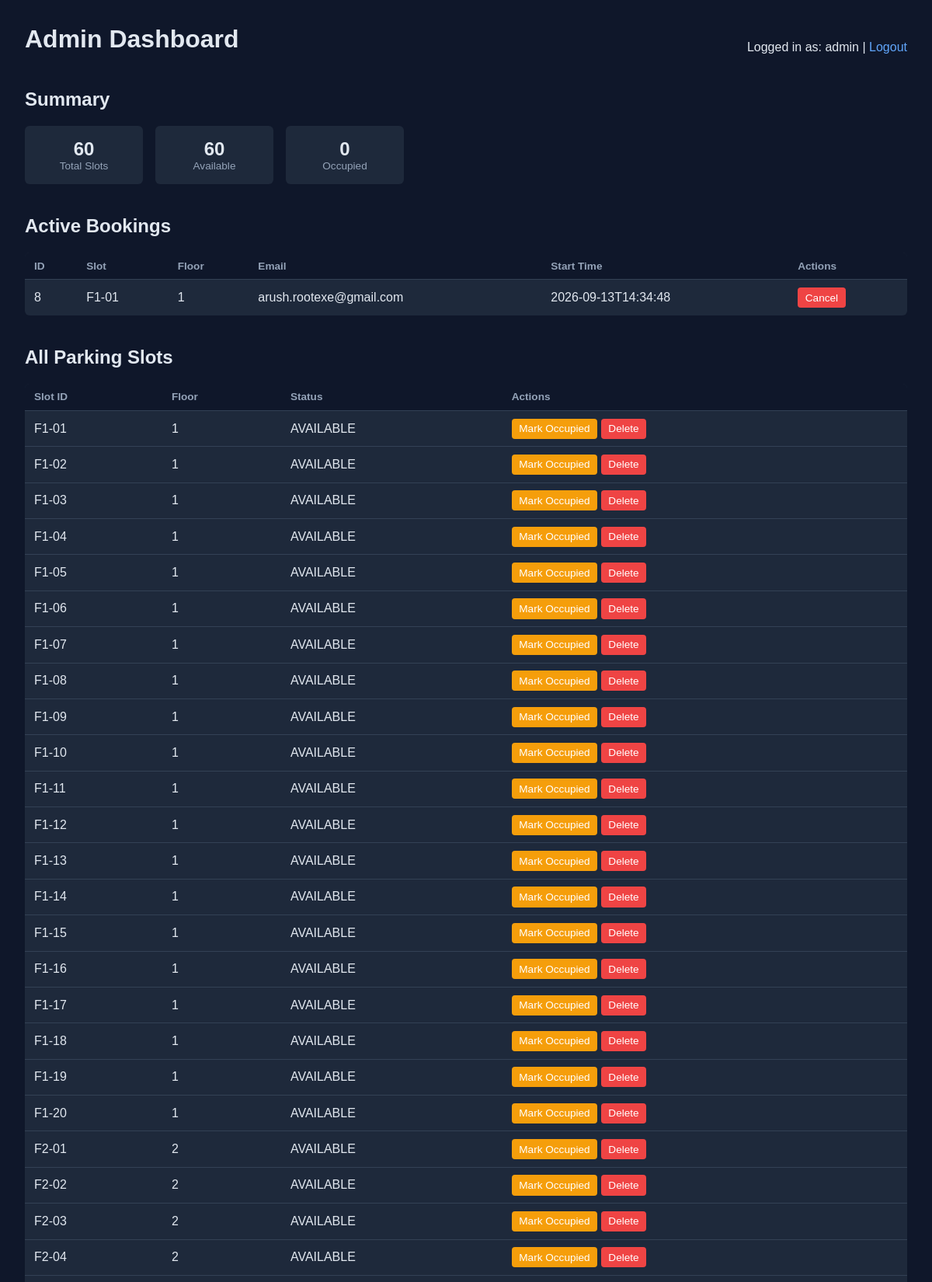
/admin (signed in, upper part), run on the app's committed database.
### tables this page shows
CREATE TABLE parking_sessions (

            id INTEGER PRIMARY KEY AUTOINCREMENT,

            token TEXT UNIQUE NOT NULL,

            email TEXT NOT NULL,

            slot_id TEXT NOT NULL,

            floor INTEGER NOT NULL,

            start_time TEXT NOT NULL,

            exit_time TEXT,

            status TEXT NOT NULL DEFAULT 'ACTIVE'

        );

CREATE TABLE parking_slots (

            id TEXT PRIMARY KEY,

            floor INTEGER NOT NULL,

            status TEXT NOT NULL DEFAULT 'AVAILABLE'

        );

### app.py (the view)
@app.route("/admin")
@require_admin
def admin_dashboard():
    conn = get_db_dict()
    total = conn.execute("SELECT COUNT(*) AS c FROM parking_slots").fetchone()["c"]
    available = conn.execute(
        "SELECT COUNT(*) AS c FROM parking_slots WHERE status = 'AVAILABLE'"
    ).fetchone()["c"]
    occupied = total - available
    active_sessions = conn.execute("""
        SELECT *
        FROM parking_sessions
        WHERE status = 'ACTIVE'
        ORDER BY start_time DESC
    """).fetchall()
    all_slots = conn.execute("""
        SELECT *
        FROM parking_slots
        ORDER BY floor, id
    """).fetchall()
    conn.close()
    return render_template(
        "admin.html",
        total=total,
        available=available,
        occupied=occupied,
        active_sessions=active_sessions,
        all_slots=all_slots,
    )

### app.py (called while the page is built)
def is_admin_logged_in():
    return session.get("admin_logged_in") is True

def require_admin(f):
    from functools import wraps
    @wraps(f)
    def decorated(*args, **kwargs):
        if not is_admin_logged_in():
            return redirect(url_for("admin_login"))
        return f(*args, **kwargs)
    return decorated

def get_db_dict():
    conn = sqlite3.connect(DATABASE)
    conn.row_factory = sqlite3.Row
    return conn

### templates/admin.html (shortened to what this page needs)
<!DOCTYPE html>
<html lang="en">
<head>
</head>
<body>
    <div class="header">
        <h1>Admin Dashboard</h1>
        <div>
            Logged in as: {{ session.get("admin_username") }} |
            <a href="{{ url_for('admin_logout') }}">Logout</a>
        </div>
    </div>
    <div class="section">
        <h2>Summary</h2>
        <div class="stats">
            <div class="stat-card">
                <div class="value">{{ total }}</div>
                <div class="label">Total Slots</div>
            </div>
            <div class="stat-card">
                <div class="value">{{ available }}</div>
                <div class="label">Available</div>
            </div>
            <div class="stat-card">
                <div class="value">{{ occupied }}</div>
                <div class="label">Occupied</div>
            </div>
        </div>
    </div>
    <div class="section">
        <h2>Active Bookings</h2>
        {% if active_sessions %}
        <table>
            <thead>
                <tr>
                    <th>ID</th>
                    <th>Slot</th>
                    <th>Floor</th>
                    <th>Email</th>
                    <th>Start Time</th>
                    <th>Actions</th>
                </tr>
            </thead>
            <tbody>
                {% for s in active_sessions %}
                <tr>
                    <td>{{ s.id }}</td>
                    <td>{{ s.slot_id }}</td>
                    <td>{{ s.floor }}</td>
                    <td>{{ s.email }}</td>
                    <td>{{ s.start_time }}</td>
                    <td>
                        <form class="form-inline" method="post"
                              action="{{ url_for('admin_cancel_session', session_id=s.id) }}"
                              onsubmit="return confirm('Cancel this booking?');">
                            <button class="btn btn-danger" type="submit">Cancel</button>
                        </form>
                    </td>
                </tr>
                {% endfor %}
            </tbody>
        </table>
        {% else %}
        <p>No active bookings.</p>
        {% endif %}
    </div>
    <div class="section">
        <h2>All Parking Slots</h2>
        <table>
            <thead>
                <tr>
                    <th>Slot ID</th>
                    <th>Floor</th>
                    <th>Status</th>
                    <th>Actions</th>
                </tr>
            </thead>
            <tbody>
                {% for slot in all_slots %}
                <tr>
                    <td>{{ slot.id }}</td>
                    <td>{{ slot.floor }}</td>
                    <td>{{ slot.status }}</td>
                    <td>
                        {% if slot.status == 'AVAILABLE' %}
                        <form class="form-inline" method="post"
                              action="{{ url_for('admin_set_slot_status', slot_id=slot.id) }}">
                            <button class="btn btn-warning" type="submit">Mark Occupied</button>
                        </form>
                        {% else %}
                        <form class="form-inline" method="post"
                              action="{{ url_for('admin_set_slot_status', slot_id=slot.id) }}">
                            <input type="hidden" name="status" value="AVAILABLE">
                            <button class="btn btn-success" type="submit">Mark Available</button>
                        </form>
                        {% endif %}
                        <form class="form-inline" method="post"
                              action="{{ url_for('admin_delete_slot', slot_id=slot.id) }}"
                              onsubmit="return confirm('Delete slot {{ slot.id }}?');">
                            <button class="btn btn-danger" type="submit">Delete</button>
                        </form>
                    </td>
                </tr>
                {% endfor %}
            </tbody>
        </table>
    </div>
</body>
</html>

### templates/admin.html (style rules this page uses)
body { font-family: Arial, sans-serif; background: #0f172a; color: #e2e8f0; margin: 0; padding: 2rem; }
h1, h2 { margin-top: 0; }
.header { display: flex; justify-content: space-between; align-items: center; margin-bottom: 1.5rem; }
.header a { color: #60a5fa; text-decoration: none; }
.stats { display: flex; gap: 1rem; margin-bottom: 2rem; }
.stat-card { background: #1e293b; padding: 1rem; border-radius: 6px; min-width: 120px; text-align: center; }
.stat-card .value { font-size: 1.5rem; font-weight: bold; }
.stat-card .label { font-size: 0.85rem; color: #94a3b8; }
table { width: 100%; border-collapse: collapse; background: #1e293b; border-radius: 6px; overflow: hidden; margin-bottom: 2rem; }
th, td { padding: 0.6rem 0.75rem; text-align: left; border-bottom: 1px solid #334155; }
th { background: #0f172a; font-size: 0.85rem; color: #94a3b8; }
tr:last-child td { border-bottom: none; }
.btn { display: inline-block; padding: 0.35rem 0.6rem; border-radius: 4px; border: none; font-size: 0.85rem; cursor: pointer; text-decoration: none; }
.btn-danger { background: #ef4444; color: white; }
.btn-warning { background: #f59e0b; color: white; }
.section { margin-bottom: 2.5rem; }
.form-inline { display: inline-flex; gap: 0.5rem; align-items: center; }

### data on the page
parking_sessions: id "8", slot_id "F1-01", floor "1", email "arush.rootexe@gmail.com", start_time "2026-09-13T14:34:48"
parking_slots: id "F1-01", floor "1", status "AVAILABLE"
parking_slots: id "F1-02", floor "1", status "AVAILABLE"
parking_slots: id "F1-03", floor "1", status "AVAILABLE"
parking_slots: id "F1-04", floor "1", status "AVAILABLE"
parking_slots: id "F1-05", floor "1", status "AVAILABLE"
parking_slots: id "F1-06", floor "1", status "AVAILABLE"
parking_slots: id "F1-07", floor "1", status "AVAILABLE"
parking_slots: id "F1-08", floor "1", status "AVAILABLE"
parking_slots: id "F1-09", floor "1", status "AVAILABLE"
parking_slots: id "F1-10", floor "1", status "AVAILABLE"
parking_slots: id "F1-11", floor "1", status "AVAILABLE"
parking_slots: id "F1-12", floor "1", status "AVAILABLE"
parking_slots: id "F1-13", floor "1", status "AVAILABLE"
parking_slots: id "F1-14", floor "1", status "AVAILABLE"
parking_slots: id "F1-15", floor "1", status "AVAILABLE"
parking_slots: id "F1-16", floor "1", status "AVAILABLE"
parking_slots: id "F1-17", floor "1", status "AVAILABLE"
parking_slots: id "F1-18", floor "1", status "AVAILABLE"
parking_slots: id "F1-19", floor "1", status "AVAILABLE"
parking_slots: id "F1-20", floor "1", status "AVAILABLE"
parking_slots: id "F2-01", floor "2", status "AVAILABLE"
parking_slots: id "F2-02", floor "2", status "AVAILABLE"
parking_slots: id "F2-03", floor "2", status "AVAILABLE"
parking_slots: id "F2-04", floor "2", status "AVAILABLE"

### other printed values
{{ session.get("admin_username") }} "admin"
{{ total }} "60"
{{ available }} "60"
{{ occupied }} "0"
